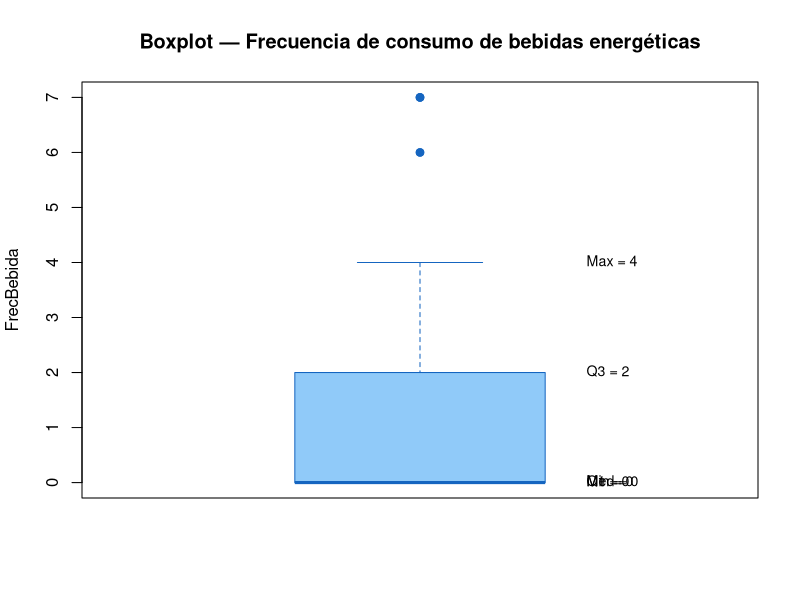
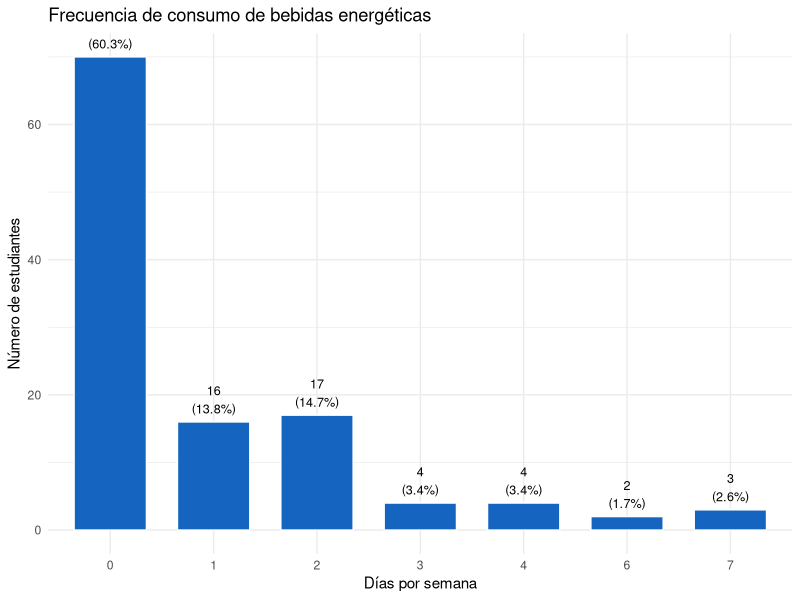
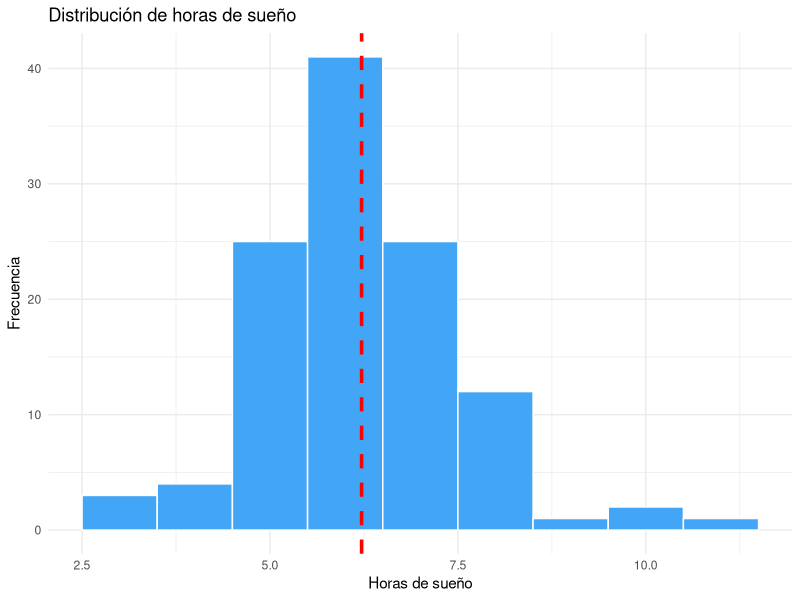
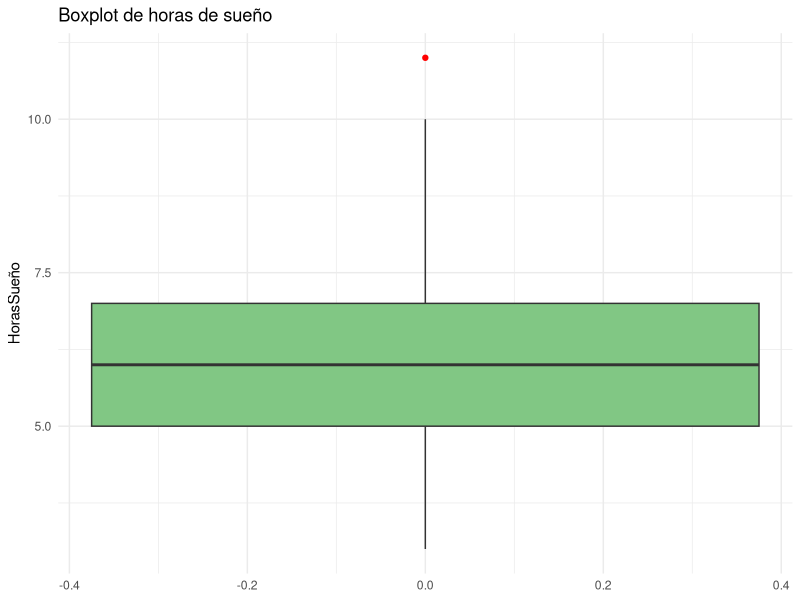
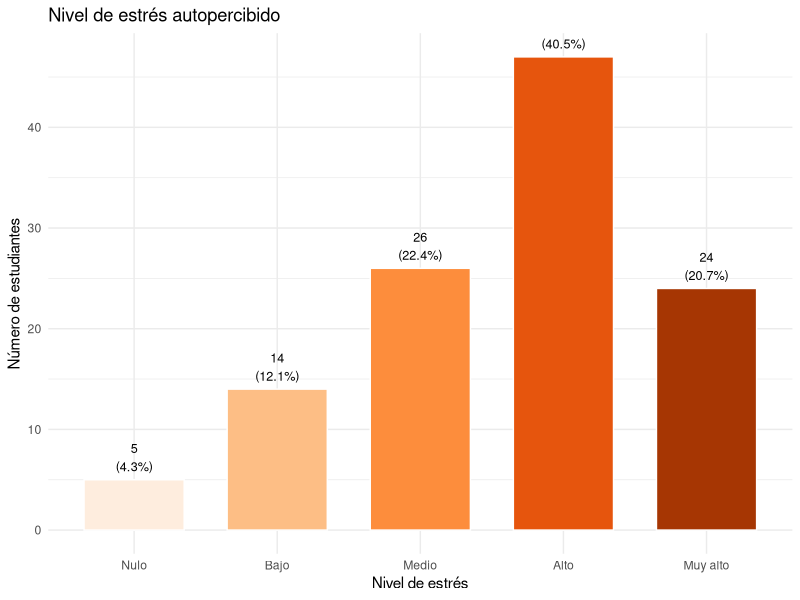
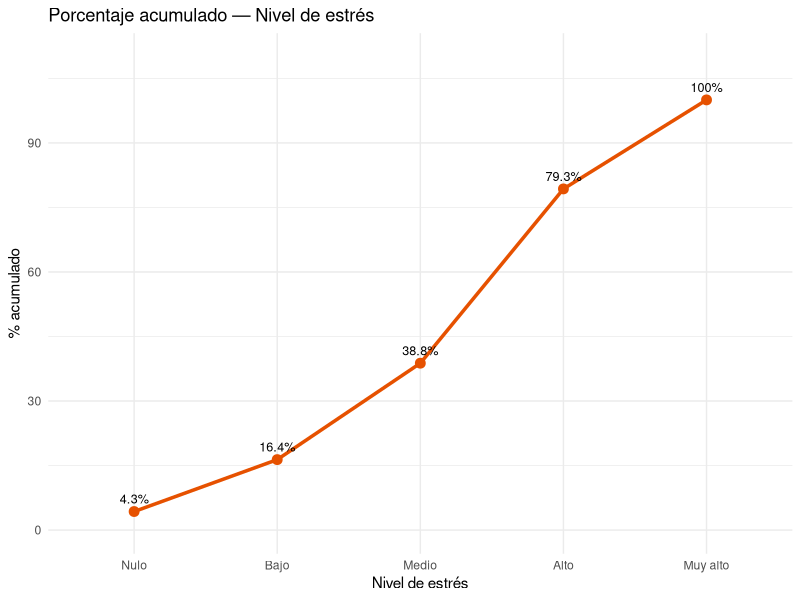
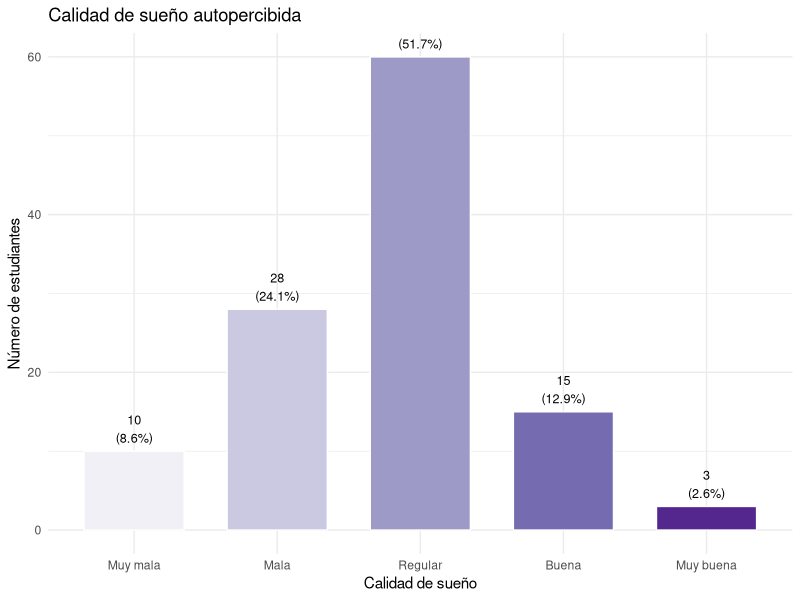
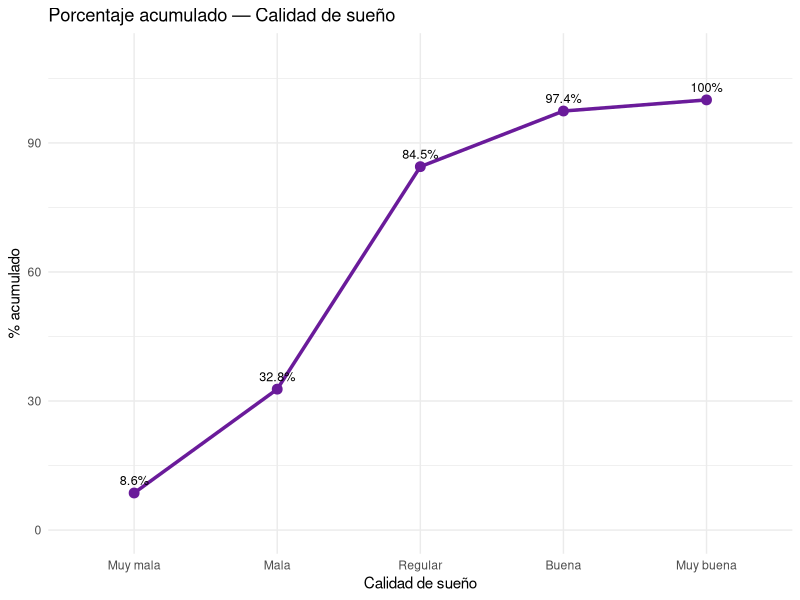

Generate these figures, in order, with R:
## ---- chunk 1
library(ggplot2)
library(dplyr)
library(modeest)
library(readr)
## ---- chunk 2
df <- read_csv("Dataframe_grupo8_limpio.csv")

# Corrección nombres 
df <- df %>% rename(
  HorasSueño   = HorasSuenio,
  CalidadSueño = CalidadSuenio
)

# Orden de variables ordinales
df$Estres <- factor(df$Estres,
  levels = c("Nulo", "Bajo", "Medio", "Alto", "Muy alto"),
  ordered = TRUE)

df$CalidadSueño <- factor(df$CalidadSueño,
  levels = c("Muy mala", "Mala", "Regular", "Buena", "Muy buena"),
  ordered = TRUE)
## ---- chunk 3
x <- df$FrecBebida

cat("Media:            ", round(mean(x), 2), "\n")
cat("Mediana:          ", median(x), "\n")
cat("Moda:             ", mfv(x), "\n")
cat("Desv. estándar:   ", round(sd(x), 2), "\n")
cat("Q1 (P25):         ", quantile(x, 0.25), "\n")
cat("Q3 (P75):         ", quantile(x, 0.75), "\n")
cat("RIQ:              ", IQR(x), "\n")
## ---- chunk 4
bp <- boxplot(df$FrecBebida,
              main = "Boxplot — Frecuencia de consumo de bebidas energéticas",
              ylab = "FrecBebida",
              col = "#90CAF9",
              border = "#1565C0",
              col.out = "red",
              pch = 19)

text(x = 1.25,
     y = bp$stats,
     labels = c(
       paste("Min =", bp$stats[1]),
       paste("Q1 =", bp$stats[2]),
       paste("Med =", bp$stats[3]),
       paste("Q3 =", bp$stats[4]),
       paste("Max =", bp$stats[5])
     ),
     pos = 4,
     cex = 0.85,
     col = "black")
## ---- chunk 5
ggplot(df, aes(x = factor(FrecBebida))) +
  geom_bar(fill = "#1565C0", color = "white", width = 0.7) +
  geom_text(stat = "count",
            aes(label = paste0(after_stat(count), "\n(",
                               round(after_stat(count)/nrow(df)*100, 1), "%)")),
            vjust = -0.3, size = 3.2) +
  labs(title = "Frecuencia de consumo de bebidas energéticas",
       x = "Días por semana", y = "Número de estudiantes") +
  theme_minimal()
## ---- chunk 6
x <- df$HorasSueño

cat("Media:           ", round(mean(x, na.rm=TRUE), 2), "\n")
cat("Mediana:         ", median(x, na.rm=TRUE), "\n")
cat("Desv. estándar:  ", round(sd(x, na.rm=TRUE), 2), "\n")
cat("Mínimo:          ", min(x, na.rm=TRUE), "\n")
cat("Q1 (P25):        ", quantile(x, 0.25, na.rm=TRUE), "\n")
cat("Q3 (P75):        ", quantile(x, 0.75, na.rm=TRUE), "\n")
cat("RIQ:             ", IQR(x, na.rm=TRUE), "\n")
cat("Máximo:          ", max(x, na.rm=TRUE), "\n")
## ---- chunk 7
ggplot(df, aes(x = HorasSueño)) +
  geom_histogram(
    binwidth = 1,
    fill = "#42A5F5",
    color = "white"
  ) +
  geom_vline(
    xintercept = mean(df$HorasSueño, na.rm = TRUE),
    color = "red",
    linewidth = 1.2,
    linetype = "dashed"
  ) +
  labs(
    title = "Distribución de horas de sueño",
    x = "Horas de sueño",
    y = "Frecuencia"
  ) +
  theme_minimal()
## ---- chunk 8
media_sueño <- mean(df$HorasSueño, na.rm = TRUE)
mediana_sueño <- median(df$HorasSueño, na.rm = TRUE)
sd_sueño <- sd(df$HorasSueño, na.rm = TRUE)

asimetria_sueño <- round(
  3*(media_sueño - mediana_sueño)/sd_sueño,
  2
)

cat("Coeficiente de asimetría:", asimetria_sueño, "\n")
## ---- chunk 9
ggplot(df, aes(y = HorasSueño)) +
  geom_boxplot(
    fill="#81C784",
    outlier.color="red"
  ) +
  labs(
    title="Boxplot de horas de sueño"
  ) +
  theme_minimal()
## ---- chunk 10
cat("Moda:    ", mfv(as.character(df$Estres)), "\n")
cat("Mediana: ", levels(df$Estres)[median(as.numeric(df$Estres))], "\n")
## ---- chunk 11
t <- as.data.frame(table(Estres = df$Estres))
t$Porcentaje <- round(t$Freq / sum(t$Freq) * 100, 2)
t$Acum_pct   <- round(cumsum(t$Freq) / sum(t$Freq) * 100, 2)
names(t)     <- c("Nivel de estrés", "Frecuencia", "Porcentaje (%)", "% Acumulado")
print(t, row.names = FALSE)
## ---- chunk 12
ggplot(df, aes(x = Estres, fill = Estres)) +
  geom_bar(color = "white", width = 0.7) +
  geom_text(stat = "count",
            aes(label = paste0(after_stat(count), "\n(",
                               round(after_stat(count)/nrow(df)*100, 1), "%)")),
            vjust = -0.3, size = 3.2) +
  labs(title = "Nivel de estrés autopercibido",
       x = "Nivel de estrés", y = "Número de estudiantes") +
  scale_fill_brewer(palette = "Oranges") +
  theme_minimal() +
  theme(legend.position = "none")
## ---- chunk 13
t_plot <- as.data.frame(table(Estres = df$Estres))
t_plot$Porcentaje <- t_plot$Freq / sum(t_plot$Freq) * 100
t_plot$Acumulado  <- cumsum(t_plot$Porcentaje)

ggplot(t_plot, aes(x = Estres, y = Acumulado, group = 1)) +
  geom_line(color = "#E65100", linewidth = 1.2) +
  geom_point(color = "#E65100", size = 3) +
  geom_text(aes(label = paste0(round(Acumulado, 1), "%")),
            vjust = -0.8, size = 3.2) +
  labs(title = "Porcentaje acumulado — Nivel de estrés",
       x = "Nivel de estrés", y = "% acumulado") +
  ylim(0, 110) +
  theme_minimal()
## ---- chunk 14
cat("Moda:    ", mfv(as.character(df$CalidadSueño)), "\n")
cat("Mediana: ", levels(df$CalidadSueño)[median(as.numeric(df$CalidadSueño))], "\n")
## ---- chunk 15
t <- as.data.frame(table(CalidadSueño = df$CalidadSueño))
t$Porcentaje <- round(t$Freq / sum(t$Freq) * 100, 2)
t$Acum_pct   <- round(cumsum(t$Freq) / sum(t$Freq) * 100, 2)
names(t)     <- c("Calidad de sueño", "Frecuencia", "Porcentaje (%)", "% Acumulado")
print(t, row.names = FALSE)
## ---- chunk 16
ggplot(df, aes(x = CalidadSueño, fill = CalidadSueño)) +
  geom_bar(color = "white", width = 0.7) +
  geom_text(stat = "count",
            aes(label = paste0(after_stat(count), "\n(",
                               round(after_stat(count)/nrow(df)*100, 1), "%)")),
            vjust = -0.3, size = 3.2) +
  labs(title = "Calidad de sueño autopercibida",
       x = "Calidad de sueño", y = "Número de estudiantes") +
  scale_fill_brewer(palette = "Purples") +
  theme_minimal() +
  theme(legend.position = "none")
## ---- chunk 17
t_plot2 <- as.data.frame(table(CalidadSueño = df$CalidadSueño))
t_plot2$Porcentaje <- t_plot2$Freq / sum(t_plot2$Freq) * 100
t_plot2$Acumulado  <- cumsum(t_plot2$Porcentaje)

ggplot(t_plot2, aes(x = CalidadSueño, y = Acumulado, group = 1)) +
  geom_line(color = "#6A1B9A", linewidth = 1.2) +
  geom_point(color = "#6A1B9A", size = 3) +
  geom_text(aes(label = paste0(round(Acumulado, 1), "%")),
            vjust = -0.8, size = 3.2) +
  labs(title = "Porcentaje acumulado — Calidad de sueño",
       x = "Calidad de sueño", y = "% acumulado") +
  ylim(0, 110) +
  theme_minimal()
## ---- chunk 18
cor(df$FrecBebida, df$HorasSueño, use = "complete.obs")
## ---- chunk 19
plot(
  df$FrecBebida,
  df$HorasSueño,
  main = "Relación entre consumo de bebidas energéticas y horas de sueño",
  xlab = "Frecuencia de bebidas energéticas",
  ylab = "Horas de sueño",
  col = "blue",
  pch = 19
)

modelo1 <- lm(HorasSueño ~ FrecBebida, data = df)

abline(
  modelo1,
  col = "red",
  lwd = 2
)

## ---- chunk 20
cor(as.numeric(df$Estres), df$HorasSueño, use = "complete.obs")
## ---- chunk 21
plot(
  as.numeric(df$Estres),
  df$HorasSueño,
  main = "Relación entre nivel de estrés y horas de sueño",
  xlab = "Nivel de estrés",
  ylab = "Horas de sueño",
  col = "darkgreen",
  pch = 19
)

modelo2 <- lm(HorasSueño ~ as.numeric(Estres), data = df)

abline(
  modelo2,
  col = "red",
  lwd = 2
)
## ---- chunk 22
boxplot(
  HorasSueño ~ CalidadSueño,
  data = df,
  col = "plum",
  main = "Horas de sueño según calidad de sueño",
  xlab = "Calidad de sueño",
  ylab = "Horas de sueño"
)
## ---- chunk 23
tabla_af_cs <- as.data.frame(
  table(
    ActividadFisica = df$ActividadFisica,
    CalidadSueño = df$CalidadSueño
  )
)

tabla_af_cs
## ---- chunk 24
ggplot(
  tabla_af_cs,
  aes(
    x = ActividadFisica,
    y = Freq,
    fill = CalidadSueño
  )
) +
  geom_bar(
    stat = "identity",
    position = "fill"
  ) +
  scale_y_continuous(labels = scales::percent) +
  labs(
    title = "Relación entre actividad física y calidad de sueño",
    x = "Tipo de actividad física",
    y = "Porcentaje",
    fill = "Calidad de sueño"
  ) +
  theme_minimal()
## ---- chunk 25
tabla_af_estres <- as.data.frame(
  table(
    ActividadFisica = df$ActividadFisica,
    Estres = df$Estres
  )
)

tabla_af_estres
## ---- chunk 26
ggplot(
  tabla_af_estres,
  aes(
    x = ActividadFisica,
    y = Freq,
    fill = Estres
  )
) +
  geom_bar(
    stat = "identity",
    position = "fill"
  ) +
  scale_y_continuous(labels = scales::percent) +
  labs(
    title = "Relación entre actividad física y nivel de estrés",
    x = "Tipo de actividad física",
    y = "Porcentaje",
    fill = "Nivel de estrés"
  ) +
  theme_minimal()
## ---- chunk 27
ggplot(
  df,
  aes(
    x = ActividadFisica,
    y = FrecBebida,
    fill = ActividadFisica
  )
) +
  geom_boxplot(alpha = 0.8) +
  labs(
    title = "Frecuencia de consumo de bebidas energéticas según actividad física",
    x = "Tipo de actividad física",
    y = "Frecuencia de consumo"
  ) +
  theme_minimal() +
  theme(legend.position = "none")
